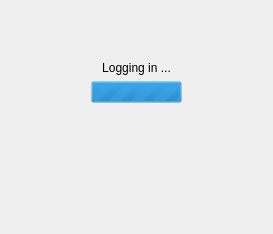
     <widget class="QWidget" name="pProgress">
      <layout class="QGridLayout" name="gridLayout">
       <item row="0" column="0">
        <widget class="QWidget" name="widget" native="true">
         <property name="styleSheet">
          <string notr="true">background: transparent;</string>
         </property>
         <layout class="QVBoxLayout" name="verticalLayout_9">
          <property name="leftMargin">
           <number>80</number>
          </property>
          <property name="topMargin">
           <number>50</number>
          </property>
          <property name="rightMargin">
           <number>80</number>
          </property>
          <property name="bottomMargin">
           <number>120</number>
          </property>
          <item>
           <widget class="QLabel" name="lProgress">
            <property name="focusPolicy">
             <enum>Qt::NoFocus</enum>
            </property>
            <property name="styleSheet">
             <string notr="true"/>
            </property>
            <property name="text">
             <string>Logging in ...</string>
            </property>
            <property name="alignment">
             <set>Qt::AlignCenter</set>
            </property>
           </widget>
          </item>
          <item>
           <widget class="QProgressBar" name="progressBar">
            <property name="maximum">
             <number>0</number>
            </property>
            <property name="value">
             <number>-1</number>
            </property>
            <property name="textVisible">
             <bool>false</bool>
            </property>
           </widget>
          </item>
         </layout>
        </widget>
       </item>
      </layout>
     </widget>
